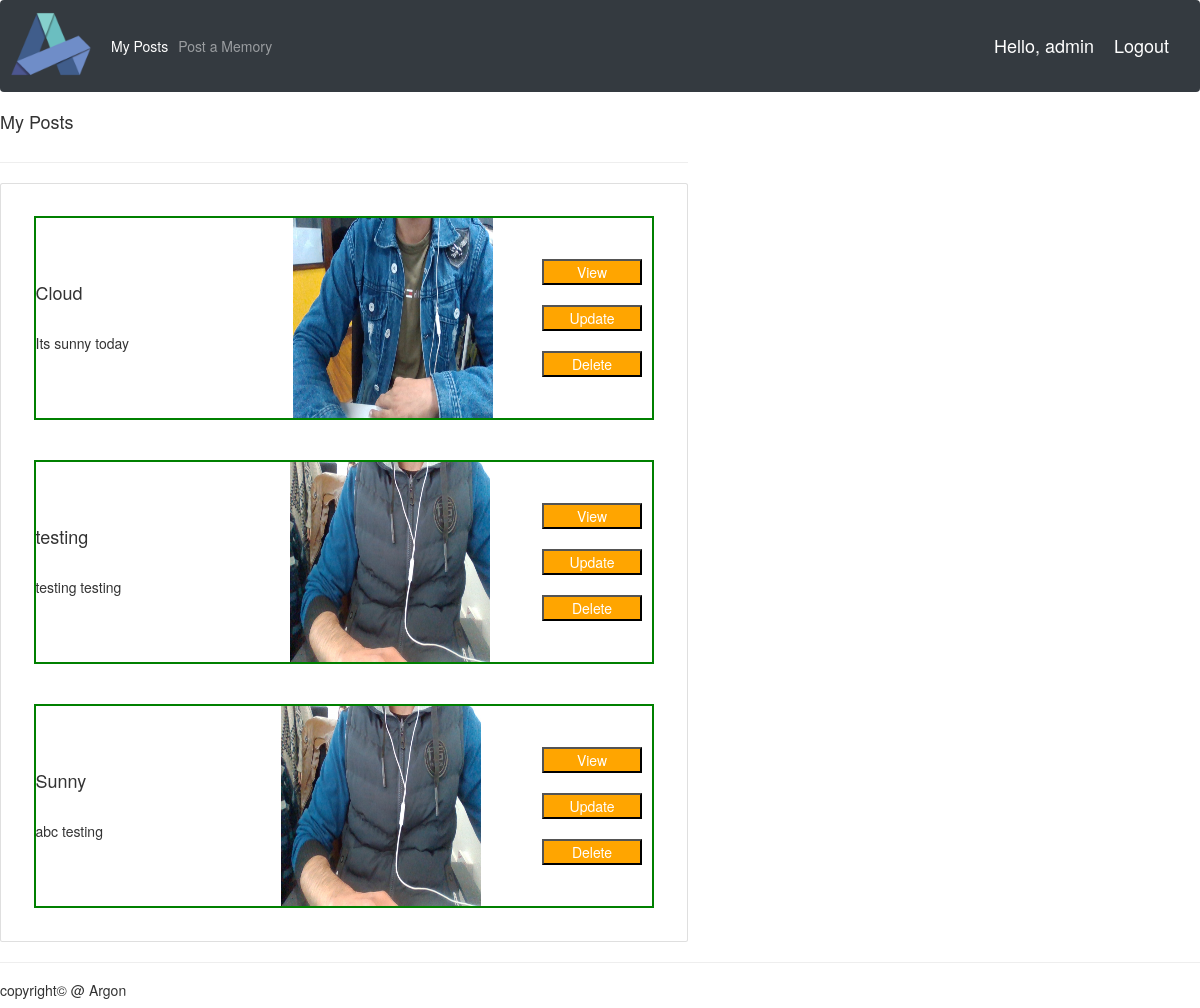
The app's page /userpostspage/ (signed in), older data.
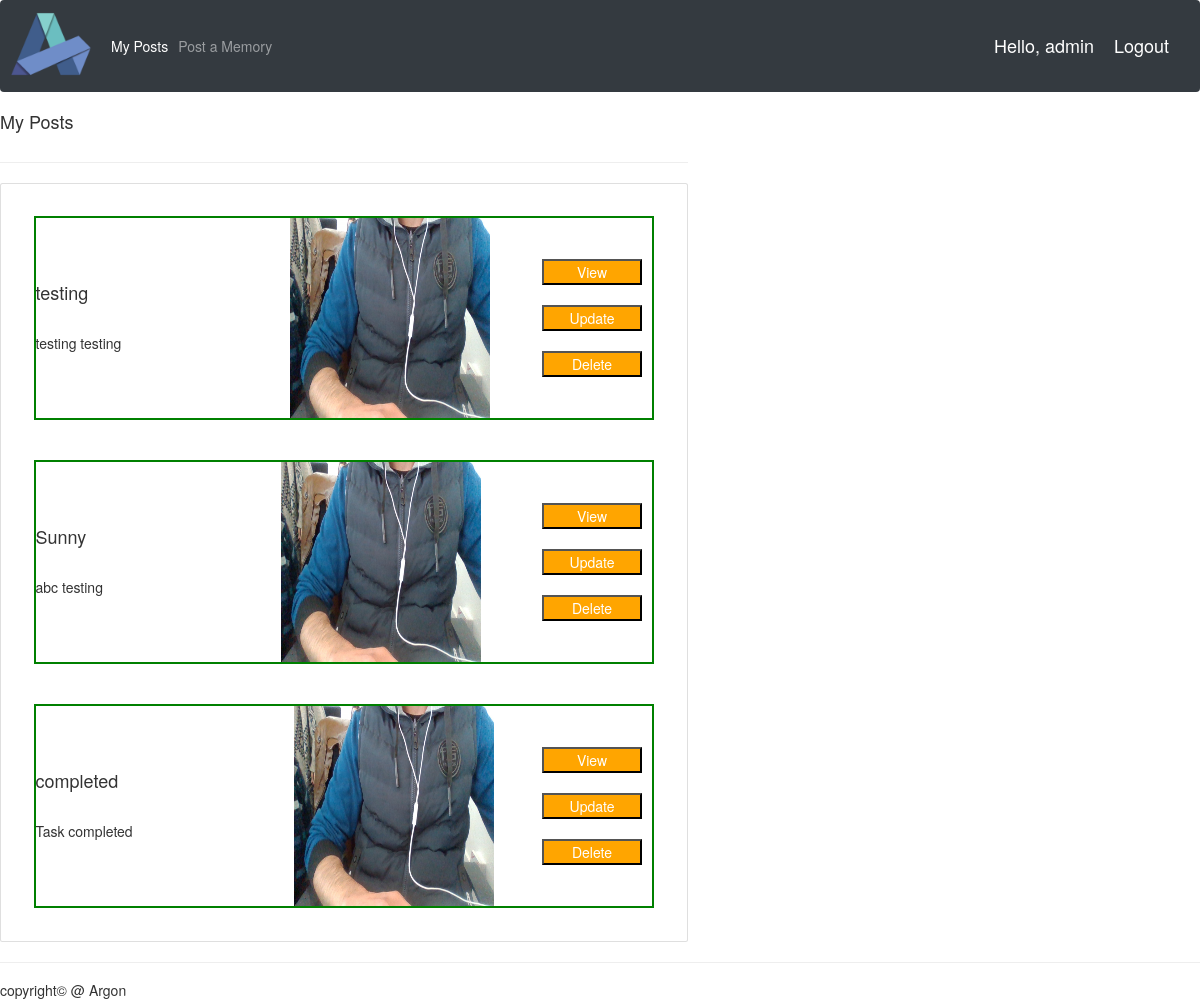
The same page, newer data.
### SocialApp/models.py (models this page shows, shortened)
class Users(AbstractUser):
    class Meta:
        verbose_name = "CustomUser"
        verbose_name_plural = "CustomUsers"

class BlogPost(models.Model):
    title = models.CharField(max_length=300)
    description = models.CharField(max_length=1000)
    image = models.ImageField()
    user = models.ForeignKey(Users, on_delete=models.CASCADE, null=True, blank=True)

### SocialApp/views.py (the view)
# urls.py: path('userpostspage/', views.userPostsPage, name='userposts'),
@login_required
def userPostsPage(request):
    posts = BlogPost.objects.filter(user=request.user)
    context = {'posts': posts, 'media_url': settings.MEDIA_URL}
    return render(request, 'user_posts.html', context)

### SocialApp/templates/user_posts.html (shortened to what this page needs)
{%  extends 'main.html' %}
{% load static %}
{% block content %}
<head>
  <link rel="stylesheet" href="https://maxcdn.bootstrapcdn.com/bootstrap/3.4.1/css/bootstrap.min.css">
</head>
    <div id="user-name">
        <h4>My Posts</h4>
    </div>
<div class="row">
	<div class="col-md-7">
		<hr>
		<div class="card card-body">
        {%for p in posts %}
            <table style="border: 2px solid green; padding: 10px; margin: 20px;">
                <tr>
                    <td>
                        <h4>{{p.title}}</h4>
                        <br>
                        <p>
                            {{p.description}}
                    </td>
                    <td>
                        <img src="{{media_url}}/{{p.image}}" style="width:200px; height:200px; float:right;">
                    </td>
                    <td>
                        <button type="submit" onclick="location.href = '{% url 'socialapp:postdetail' p.id %}'">View</button><br>
                        <button type="submit" onclick="location.href = '{% url 'socialapp:updatepost' p.id %}'">Update</button><br>
                        <button type="submit" onclick="location.href = '{% url 'socialapp:deletepost' p.id %}'">Delete</button><br>
                    </td>
                </tr>
            </table>
        {%endfor%}
    </div>
    </div>
</div>
{% endblock %}

### SocialApp/templates/main.html (shortened to what this page needs)
{% load static %}
<!DOCTYPE html>
<html>
<head>
	<link rel=”stylesheet” href=”css/bootstrap.css”>
	<link rel=”stylesheet” href="{% static 'css/bootstrap-responsive.css'%}">
	<link rel="stylesheet" type="text/css" href="{% static '/css/main.css' %}">
	<link rel="stylesheet" href="https://maxcdn.bootstrapcdn.com/bootstrap/4.0.0/css/bootstrap.min.css">
</head>
<body>
	{% include 'navbar.html' %}
	{% block content %}
	{% endblock %}
	<hr>
	<h5>copyright&copy; @ Argon</h5>
</body>
</html>

### SocialApp/templates/navbar.html (shortened to what this page needs)
{% load static %}
<head>
  <link rel="stylesheet" href="https://maxcdn.bootstrapcdn.com/bootstrap/3.4.1/css/bootstrap.min.css">
</head>
<nav class="navbar navbar-expand-lg navbar-dark bg-dark">
 <img src="{% static 'img.png' %}" style="width:80px; height:80px;">
  <div class="collapse navbar-collapse" id="navbarNav">
    <ul class="navbar-nav">
      <li class="nav-item active">
        <a class="nav-link" href="{% url 'socialapp:userposts' %}">My Posts</a>
      </li>
      <li class="nav-item">
        <a class="nav-link" href="{% url 'socialapp:newpost' %}">Post a Memory</a>
      </li>
    </ul>
  </div>
  <span class="hello-msg">Hello, {{request.user}}</span>
  <span ><a  class="hello-msg" href="{% url 'socialapp:logout' %}">Logout</a></span>
</nav>

### static/css/main.css (style rules this page uses)
body { background-color: #ebeff5; }

### SocialApp/templates/navbar.html (style rules this page uses)
.hello-msg { font-size: 18px; color: #fff; margin-right: 20px; }

### SocialApp/templates/user_posts.html (style rules this page uses)
button { width: 100px; background-color:orange; color:white; float:right; margin:10px; margin-left: -8px; }

Row changes from the older to the newer data that the page shows:
removed BlogPost: title "Cloud", description "Its sunny today", image (picture)
added BlogPost: title "completed", description "Task completed", image (picture)
